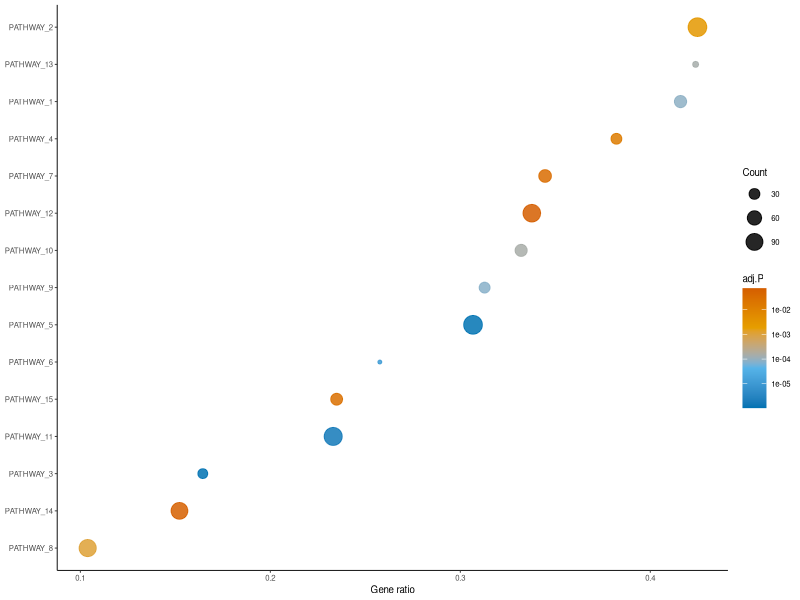
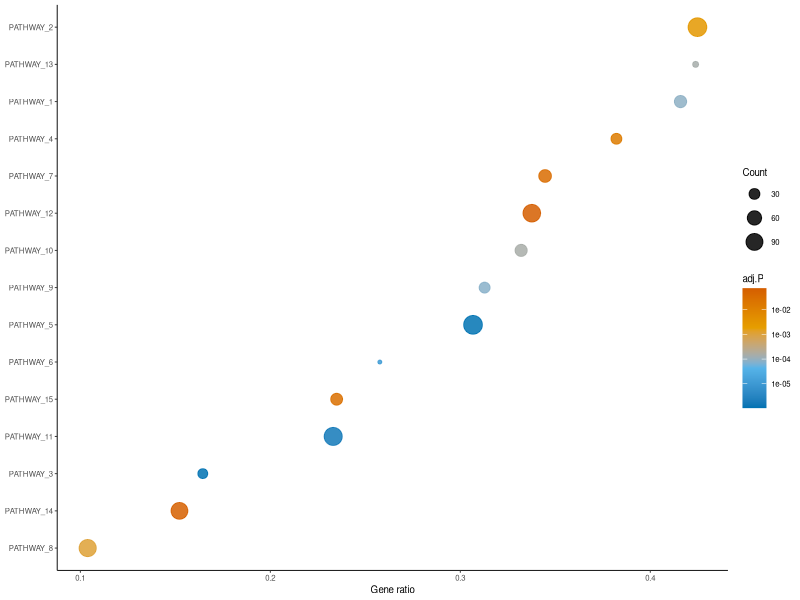

Recreate these plots in R, in order.
#!/usr/bin/env Rscript
# 图型：富集气泡图
# 用途：展示通路或功能条目的基因比例、命中数量与校正后显著性。
# 输入数据契约：data.frame 至少包含 term、geneRatio、Count 与 padj 四列。
# 关键函数：ggplot2::geom_point()、连续色标 scale_colour_gradientn() 与 ggsave()。
set.seed(42)
suppressPackageStartupMessages(library(ggplot2))

k <- 15
en <- data.frame(
  term = paste0("PATHWAY_", seq_len(k)),
  geneRatio = runif(k, 0.05, 0.45),
  Count = sample(5:120, k),
  padj = 10^runif(k, -6, -1)
)

p <- ggplot(
  en,
  aes(x = geneRatio, y = reorder(term, geneRatio), size = Count, colour = padj)
) +
  geom_point(alpha = 0.85) +
  scale_colour_gradientn(
    colours = c("#0072B2", "#56B4E9", "#E69F00", "#D55E00"),
    trans = "log10",
    name = "adj.P"
  ) +
  labs(x = "Gene ratio", y = NULL) +
  theme_classic(base_size = 7)

ggsave("L2_enrichment_verified.pdf", plot = p, width = 89, height = 85, units = "mm")
ggsave(
  "L2_enrichment_verified.png",
  plot = p,
  width = 89,
  height = 85,
  units = "mm",
  dpi = 300,
  device = png,
  type = "cairo"
)
cat("RENDER_OK enrichment\n")
